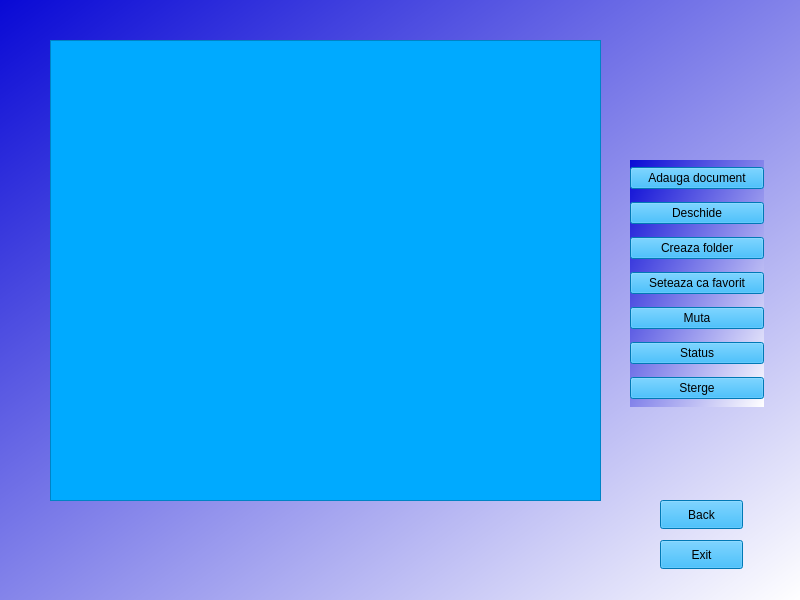
<?xml version="1.0" encoding="UTF-8"?>
<ui version="4.0">
 <class>DMele</class>
 <widget class="QWidget" name="DMele">
  <property name="geometry">
   <rect>
    <x>0</x>
    <y>0</y>
    <width>800</width>
    <height>600</height>
   </rect>
  </property>
  <property name="windowTitle">
   <string>MyDrive</string>
  </property>
  <property name="windowIcon">
   <iconset resource="resurse.qrc">
    <normaloff>:/imagini/d.ico</normaloff>:/imagini/d.ico</iconset>
  </property>
  <property name="styleSheet">
   <string notr="true">background-color: qlineargradient(spread:pad, x1:0, y1:0, x2:1, y2:1, stop:0 rgba(9, 9, 213, 255), stop:1 rgba(255, 255, 255, 255));</string>
  </property>
  <widget class="QListWidget" name="doc">
   <property name="geometry">
    <rect>
     <x>50</x>
     <y>40</y>
     <width>551</width>
     <height>461</height>
    </rect>
   </property>
   <property name="styleSheet">
    <string notr="true">background-color: rgb(85, 170, 255);
background-color: rgb(0, 170, 255);</string>
   </property>
  </widget>
  <widget class="QPushButton" name="Exit">
   <property name="geometry">
    <rect>
     <x>660</x>
     <y>540</y>
     <width>83</width>
     <height>29</height>
    </rect>
   </property>
   <property name="styleSheet">
    <string notr="true">background-color: rgb(85, 170, 255);
background-color: rgb(0, 170, 255);</string>
   </property>
   <property name="text">
    <string>Exit</string>
   </property>
  </widget>
  <widget class="QWidget" name="layoutWidget">
   <property name="geometry">
    <rect>
     <x>630</x>
     <y>160</y>
     <width>134</width>
     <height>247</height>
    </rect>
   </property>
   <layout class="QVBoxLayout" name="verticalLayout">
    <item>
     <widget class="QPushButton" name="Adauga">
      <property name="autoFillBackground">
       <bool>false</bool>
      </property>
      <property name="styleSheet">
       <string notr="true">background-color: rgb(0, 170, 255);</string>
      </property>
      <property name="text">
       <string>Adauga document</string>
      </property>
     </widget>
    </item>
    <item>
     <widget class="QPushButton" name="VeziDoc">
      <property name="styleSheet">
       <string notr="true">background-color: rgb(85, 170, 255);
background-color: rgb(0, 170, 255);</string>
      </property>
      <property name="text">
       <string>Deschide</string>
      </property>
     </widget>
    </item>
    <item>
     <widget class="QPushButton" name="Folder">
      <property name="styleSheet">
       <string notr="true">background-color: rgb(85, 170, 255);
background-color: rgb(0, 170, 255);</string>
      </property>
      <property name="text">
       <string>Creaza folder</string>
      </property>
     </widget>
    </item>
    <item>
     <widget class="QPushButton" name="Fav">
      <property name="styleSheet">
       <string notr="true">background-color: rgb(85, 170, 255);
background-color: rgb(0, 170, 255);</string>
      </property>
      <property name="text">
       <string>Seteaza ca favorit</string>
      </property>
     </widget>
    </item>
    <item>
     <widget class="QPushButton" name="MutaDoc">
      <property name="styleSheet">
       <string notr="true">background-color: rgb(85, 170, 255);
background-color: rgb(0, 170, 255);</string>
      </property>
      <property name="text">
       <string>Muta</string>
      </property>
     </widget>
    </item>
    <item>
     <widget class="QPushButton" name="Status">
      <property name="styleSheet">
       <string notr="true">background-color: rgb(85, 170, 255);
background-color: rgb(0, 170, 255);</string>
      </property>
      <property name="text">
       <string>Status</string>
      </property>
     </widget>
    </item>
    <item>
     <widget class="QPushButton" name="Sterge">
      <property name="styleSheet">
       <string notr="true">background-color: rgb(85, 170, 255);
background-color: rgb(0, 170, 255);</string>
      </property>
      <property name="text">
       <string>Sterge</string>
      </property>
     </widget>
    </item>
   </layout>
  </widget>
  <widget class="QPushButton" name="Back">
   <property name="geometry">
    <rect>
     <x>660</x>
     <y>500</y>
     <width>83</width>
     <height>29</height>
    </rect>
   </property>
   <property name="styleSheet">
    <string notr="true">background-color: rgb(0, 170, 255);</string>
   </property>
   <property name="text">
    <string>Back</string>
   </property>
  </widget>
 </widget>
 <resources>
  <include location="resurse.qrc"/>
 </resources>
 <connections/>
</ui>
